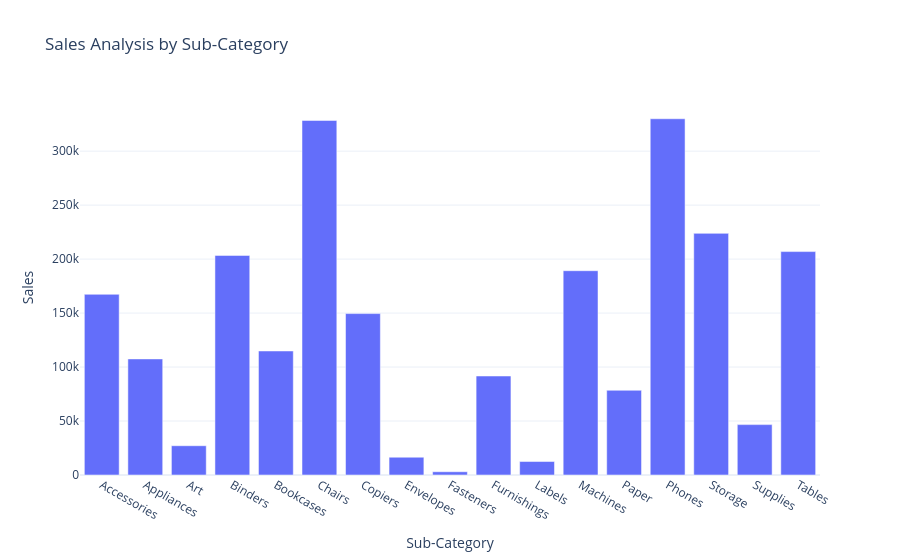

Notebook cell for this chart:
### Markdown cell above
sales_by_subcategory = data.groupby('Sub-Category')['Sales'].sum().reset_index()
sales_by_subcategory

### Code cell
fig = px.bar(sales_by_subcategory, x='Sub-Category', y='Sales', title = 'Sales Analysis by Sub-Category')
fig.show()

### Figure 1 — Plotly figure (JSON) as saved in the notebook; plotly's stock layout.template omitted (floating-point values rounded to 4 significant figures)
{"data": [{"hovertemplate": "Sub-Category=%{x}<br>Sales=%{y}<extra></extra>", "legendgroup": "", "marker": {"color": "#636efa", "pattern": {"shape": ""}}, "name": "", "orientation": "v", "showlegend": false, "textposition": "auto", "type": "bar", "x": ["Accessories", "Appliances", "Art", "Binders", "Bookcases", "Chairs", "Copiers", "Envelopes", "Fasteners", "Furnishings", "Labels", "Machines", "Paper", "Phones", "Storage", "Supplies", "Tables"], "xaxis": "x", "y": [167400.0, 107500.0, 27120.0, 203400.0, 114900.0, 328400.0, 149500.0, 16480.0, 3024.0, 91710.0, 12490.0, 189200.0, 78480.0, 330000.0, 223800.0, 46670.0, 207000.0], "yaxis": "y"}], "layout": {"barmode": "relative", "legend": {"tracegroupgap": 0}, "title": {"text": "Sales Analysis by Sub-Category"}, "xaxis": {"anchor": "y", "domain": [0, 1], "title": {"text": "Sub-Category"}}, "yaxis": {"anchor": "x", "domain": [0, 1], "title": {"text": "Sales"}}}}
